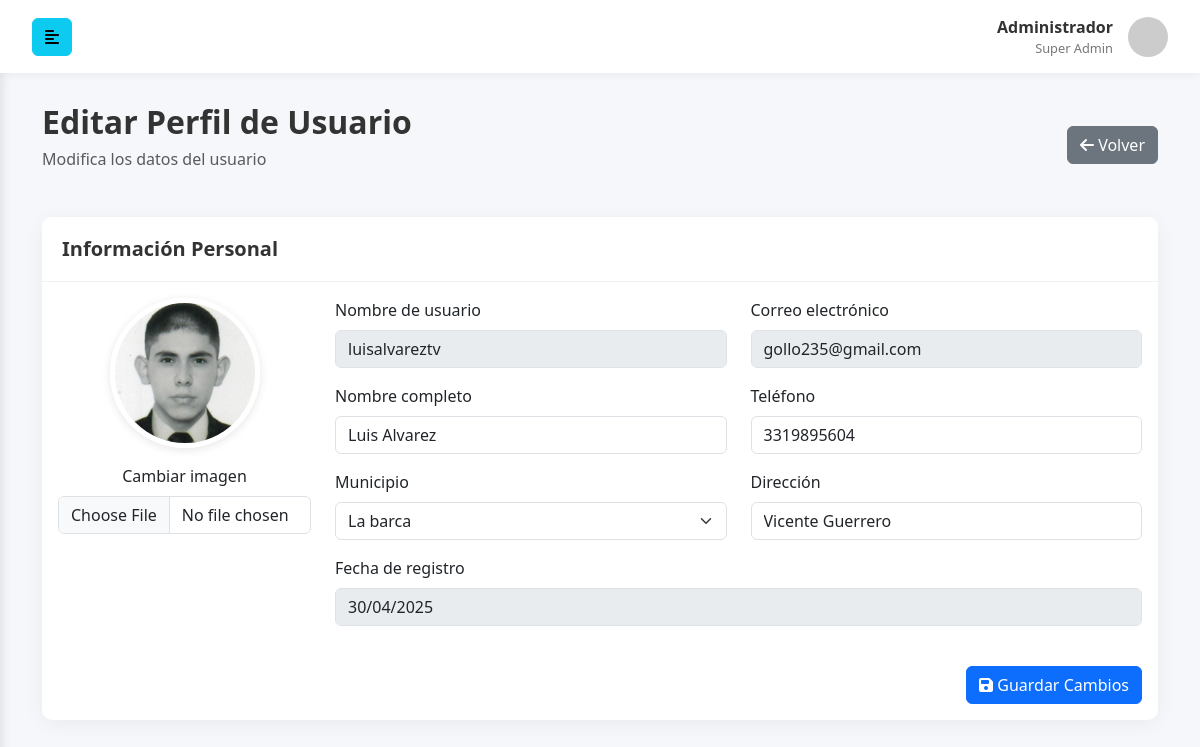
Screenshot of /admin/editarPerfil.php?id=2 with the database file from the repository.
### tables this page shows
CREATE TABLE `usuarios` (
  `id_usuario` int(11) NOT NULL,
  `username` varchar(30) NOT NULL,
  `nombre_completo` varchar(65) NOT NULL,
  `contraseña` varchar(32) NOT NULL,
  `correo` varchar(50) NOT NULL,
  `telefono` bigint(20) NOT NULL,
  `municipio` int(11) NOT NULL,
  `direccion` varchar(150) NOT NULL,
  `img_perfil` varchar(250) NOT NULL,
  `fec_registro` timestamp NOT NULL DEFAULT current_timestamp(),
  `tipo_usuario` int(11) NOT NULL
);

CREATE TABLE `municipios` (
  `id_municipio` int(11) NOT NULL,
  `nombre_municipio` varchar(30) NOT NULL
);

### admin/editarPerfil.php (the view, shortened to what this page needs)
<?php
$conexion = obtenerConexion();
$id_usuario = isset($_GET['id']) ? intval($_GET['id']) : 0;
$sql = "SELECT u.id_usuario, u.username, u.nombre_completo, u.correo, u.telefono,
               u.fec_registro, u.img_perfil, u.direccion, u.municipio, m.nombre_municipio
        FROM usuarios u
        LEFT JOIN municipios m ON u.municipio = m.id_municipio
        WHERE u.id_usuario = ?";
$stmt = $conexion->prepare($sql);
$stmt->bind_param("i", $id_usuario);
$stmt->execute();
$result = $stmt->get_result();
$usuario = $result->fetch_assoc();
$sql_municipios = "SELECT id_municipio, nombre_municipio FROM municipios ORDER BY nombre_municipio";
$result_municipios = $conexion->query($sql_municipios);
?>
<!DOCTYPE html>
<html lang="es">
<head>
    <link href="https://cdn.jsdelivr.net/npm/bootstrap@5.3.0/dist/css/bootstrap.min.css" rel="stylesheet">
    <link rel="stylesheet" href="https://cdnjs.cloudflare.com/ajax/libs/font-awesome/6.4.0/css/all.min.css">
    <link rel="stylesheet" href="../css/admin.css">
</head>
<body>
    <div class="wrapper">
        <nav id="sidebar" class="active">
            <div class="sidebar-header">
                <h3>Administrador<span>Pro</span></h3>
            </div>
        </nav>
        <div id="content">
            <nav class="navbar navbar-expand-lg navbar-light bg-light">
                <div class="container-fluid">
                    <button type="button" id="sidebarCollapse" class="btn btn-info">
                        <i class="fas fa-align-left"></i>
                    </button>
                    <div class="user-profile ml-auto">
                        <div class="user-info">
                            <span class="user-name">Administrador</span>
                            <span class="user-role">Super Admin</span>
                        </div>
                        <img src="https://via.placeholder.com/40" alt="User" class="user-avatar rounded-circle">
                    </div>
                </div>
            </nav>
            <div class="main-content">
                <div class="container-fluid">
                    <div class="page-header">
                        <div class="row align-items-center">
                            <div class="col-md-6">
                                <h2>Editar Perfil de Usuario</h2>
                                <p class="text-muted">Modifica los datos del usuario</p>
                            </div>
                            <div class="col-md-6 text-end">
                                <a href="usuarios.php" class="btn btn-secondary">
                                    <i class="fas fa-arrow-left"></i> Volver
                                </a>
                            </div>
                        </div>
                    </div>
                    <div class="row">
                        <div class="col-md-12">
                            <form action="editarPerfil.php?id=<?= $id_usuario ?>" method="POST" enctype="multipart/form-data">
                                <div class="card">
                                    <div class="card-header">
                                        <h5 class="mb-0">Información Personal</h5>
                                    </div>
                                    <div class="card-body">
                                        <div class="row mb-4">
                                            <div class="col-md-3 text-center">
                                                <img src="<?= htmlspecialchars($usuario['img_perfil'] ?? '../assets/img/usuarios/default.png') ?>"
                                                    alt="Foto de perfil"
                                                    class="profile-img rounded-circle mb-3"
                                                    id="current-img">
                                                <div class="mb-3">
                                                    <label for="imagen" class="form-label">Cambiar imagen</label>
                                                    <input class="form-control" type="file" id="imagen" name="imagen" accept="image/*">
                                                </div>
                                            </div>
                                            <div class="col-md-9">
                                                <div class="row">
                                                    <div class="col-md-6 mb-3">
                                                        <label for="username" class="form-label">Nombre de usuario</label>
                                                        <input type="text" class="form-control" id="username"
                                                            value="<?= htmlspecialchars($usuario['username']) ?>" disabled>
                                                    </div>
                                                    <div class="col-md-6 mb-3">
                                                        <label for="correo" class="form-label">Correo electrónico</label>
                                                        <input type="email" class="form-control" id="correo"
                                                            value="<?= htmlspecialchars($usuario['correo']) ?>" disabled>
                                                    </div>
                                                </div>
                                                <div class="row">
                                                    <div class="col-md-6 mb-3">
                                                        <label for="nombre_completo" class="form-label">Nombre completo</label>
                                                        <input type="text" class="form-control" id="nombre_completo" name="nombre_completo"
                                                            value="<?= htmlspecialchars($usuario['nombre_completo']) ?>" required>
                                                    </div>
                                                    <div class="col-md-6 mb-3">
                                                        <label for="telefono" class="form-label">Teléfono</label>
                                                        <input type="tel" class="form-control" id="telefono" name="telefono"
                                                            value="<?= htmlspecialchars($usuario['telefono'] ?? '') ?>">
                                                    </div>
                                                </div>
                                                <div class="row">
                                                    <div class="col-md-6 mb-3">
                                                        <label for="municipio" class="form-label">Municipio</label>
                                                        <select class="form-select" id="municipio" name="municipio" required>
                                                            <?php while ($mun = $result_municipios->fetch_assoc()): ?>
                                                                <option value="<?= $mun['id_municipio'] ?>"
                                                                    <?= ($mun['id_municipio'] == $usuario['municipio']) ? 'selected' : '' ?>>
                                                                    <?= htmlspecialchars($mun['nombre_municipio']) ?>
                                                                </option>
                                                            <?php endwhile; ?>
                                                        </select>
                                                    </div>
                                                    <div class="col-md-6 mb-3">
                                                        <label for="direccion" class="form-label">Dirección</label>
                                                        <input type="text" class="form-control" id="direccion" name="direccion"
                                                            value="<?= htmlspecialchars($usuario['direccion'] ?? '') ?>">
                                                    </div>
                                                </div>
                                                <div class="mb-3">
                                                    <label for="fec_registro" class="form-label">Fecha de registro</label>
                                                    <input type="text" class="form-control" id="fec_registro"
                                                        value="<?= date('d/m/Y', strtotime($usuario['fec_registro'])) ?>" disabled>
                                                </div>
                                            </div>
                                        </div>
                                        <div class="text-end">
                                            <button type="submit" class="btn btn-primary">
                                                <i class="fas fa-save"></i> Guardar Cambios
                                            </button>
                                        </div>
                                    </div>
                                </div>
                            </form>
                        </div>
                    </div>
                </div>
            </div>
        </div>
    </div>
</body>
</html>

### css/admin.css (style rules this page uses)
:root { --primary-blue: #3498db; --dark-blue: #2980b9; --light-blue: #5dade2; --pale-blue: #d4e6f1; --sidebar-bg: #2c3e50; --sidebar-text: #ecf0f1; --sidebar-hover: #34495e; --sidebar-active: #3498db; --content-bg: #f5f7fa; --card-shadow: 0 4px 20px 0 rgba(0, 0, 0, 0.05); }
body { font-family: 'Segoe UI', Tahoma, Geneva, Verdana, sans-serif; background-color: var(--content-bg); color: #333; overflow-x: hidden; }
.wrapper { display: flex; width: 100%; align-items: stretch; }
#sidebar { min-width: 250px; max-width: 250px; background: var(--sidebar-bg); color: var(--sidebar-text); transition: all 0.3s; min-height: 100vh; box-shadow: 2px 0 10px rgba(0, 0, 0, 0.1); }
#sidebar.active { margin-left: -250px; }
#sidebar .sidebar-header { padding: 20px; background: var(--sidebar-bg); border-bottom: 1px solid rgba(255, 255, 255, 0.1); }
#sidebar .sidebar-header h3 { color: #fff; font-weight: 600; margin-bottom: 0; }
#sidebar .sidebar-header h3 span { color: var(--sidebar-active); font-weight: 300; }
#content { width: 100%; min-height: 100vh; transition: all 0.3s; }
.navbar { padding: 15px 20px; background: #fff !important; box-shadow: 0 2px 10px rgba(0, 0, 0, 0.05); border: none; }
.user-profile { display: flex; align-items: center; }
.user-info { display: flex; flex-direction: column; margin-right: 15px; text-align: right; }
.user-name { font-weight: 600; color: #333; }
.user-role { font-size: 0.8em; color: #777; }
.user-avatar { width: 40px; height: 40px; object-fit: cover; }
.main-content { padding: 30px; }
.page-header { margin-bottom: 30px; }
.page-header h2 { font-weight: 600; color: #333; margin-bottom: 5px; }
.card { border: none; border-radius: 10px; box-shadow: var(--card-shadow); margin-bottom: 30px; }
.card-header { background: #fff; border-bottom: 1px solid rgba(0, 0, 0, 0.05); padding: 20px; border-radius: 10px 10px 0 0 !important; }
.card-header h5 { font-weight: 600; margin-bottom: 0; color: #333; }

### admin/editarPerfil.php (style rules this page uses)
.profile-img { width: 150px; height: 150px; object-fit: cover; border: 5px solid white; box-shadow: 0 2px 10px rgba(0, 0, 0, 0.1); }

### rows the page displays
usuarios: img_perfil (picture), username "luisalvareztv", correo "gollo235@gmail.com", nombre_completo "Luis Alvarez", telefono "3319895604", municipio "La barca", direccion "Vicente Guerrero", fec_registro "30/04/2025"
